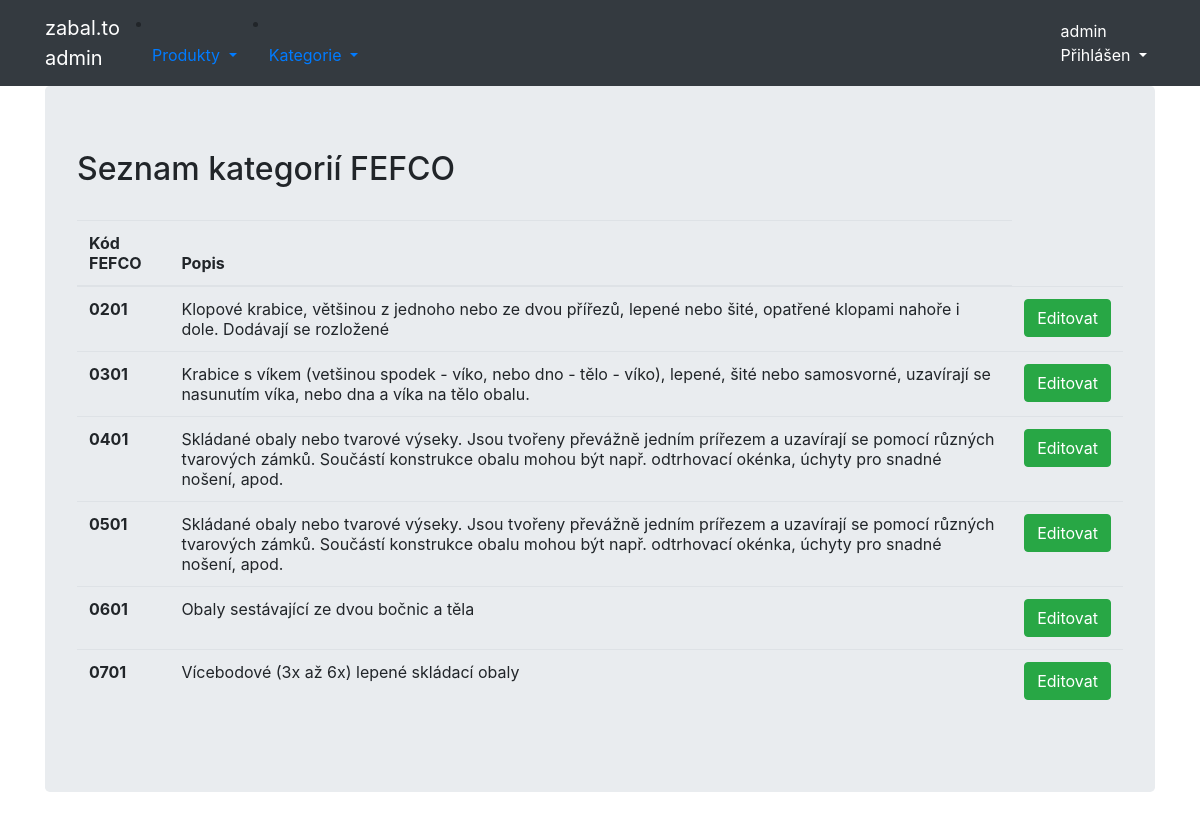
/utils/fefco (signed in), run on the app's committed database.
### utils/models.py (models this page shows, shortened)
class Fefco(Model):
    fefco_code = IntegerField(primary_key=True)
    description = CharField(max_length=500)

### utils/views.py (the view, shortened to what this page needs)
# urls.py: path('utils/fefco', FefcoListView.as_view(), name='fefco'),
class FefcoListView(PermissionRequiredMixin, LoginRequiredMixin, ListView):
    template_name = 'fefco_list.html'
    model = Fefco
    permission_required = 'utils.utils'

### utils/templates/fefco_list.html
{% extends "base.html" %}
{% block content %}
    <h2>Seznam kategorií FEFCO</h2><br>
    <table class="table">
      <thead>
        <tr>
          <th scope="col">Kód FEFCO</th>
          <th scope="col">Popis</th>
        </tr>
      </thead>
      <tbody>
                {% for fefco in object_list %}
                    <tr>
                      <th scope="row">0{{ fefco.fefco_code}}</th>
                      <td>{{ fefco.description }}</td>
                           <th scope="row">
                            <a class="btn btn-success btm-sm" href="{% url 'fefco_update' pk=fefco.fefco_code %}">Editovat</a>
                           </th>
                    </tr>
                {% endfor %}
        </tbody>
    </table>
{% endblock %}

### utils/templates/base.html (shortened to what this page needs)
<html>
  <head>
    <link rel="stylesheet" href="https://stackpath.bootstrapcdn.com/bootstrap/4.2.1/css/bootstrap.min.css">
  </head>
  <body>
    <nav class="navbar navbar-expand-lg navbar-dark bg-dark">
      <div class="container fixed">
        <a class="navbar-brand" href="/">zabal.to<br> admin</a>
        <div class="collapse navbar-collapse" id="navbarNavAltMarkup">
          <li class="nav-item dropdown">
            <a class="nav-link dropdown-toggle" href="#" id="navbarDropdown" role="button" data-toggle="dropdown" aria-haspopup="true" aria-expanded="false">
              Produkty
            </a>
          </li>
          <li class="nav-item dropdown">
            <a class="nav-link dropdown-toggle" href="#" id="Category" role="button" data-toggle="dropdown" aria-haspopup="true" aria-expanded="false">
              Kategorie
            </a>
          </li>
        </div>
            <div class="navbar-nav ml-auto">
                  <div class="nav-item dropdown">
                    {% if user.is_authenticated %}
                      <a class="nav-link active dropdown-toggle" href="#" data-toggle="dropdown">
                        {% if user.first_name %}{{ user.first_name }} <br> Přihlášen
                        {% else %}{{ user.username }} <br> Přihlášen{% endif %}
                      </a>
                    {% endif %}
                  </div>
            </div>
      </div>
    </nav>
    <div class="container">
      <div class="jumbotron">
          {% block content %}{% endblock %}
      </div>
    </div>
  </body>
</html>

### data on the page
Fefco: fefco_code "201", description "Klopové krabice, většinou z jednoho nebo ze dvou přířezů, lepené nebo šité, opatřené klopami nahoře i dole. Dodávají se rozložené"
Fefco: fefco_code "301", description "Krabice s víkem (vetšinou spodek - víko, nebo dno - tělo - víko), lepené, šité nebo samosvorné, uzavírají se nasunutím víka, nebo dna a víka na tělo obalu."
Fefco: fefco_code "401", description "Skládané obaly nebo tvarové výseky. Jsou tvořeny převážně jedním prířezem a uzavírají se pomocí různých tvarových zámků. Součástí konstrukce obalu mohou být např. odtrhovací okénka, úchyty pro snadné nošení, apod."
Fefco: fefco_code "501", description "Skládané obaly nebo tvarové výseky. Jsou tvořeny převážně jedním prířezem a uzavírají se pomocí různých tvarových zámků. Součástí konstrukce obalu mohou být např. odtrhovací okénka, úchyty pro snadné nošení, apod."
Fefco: fefco_code "601", description "Obaly sestávající ze dvou bočnic a těla"
Fefco: fefco_code "701", description "Vícebodové (3x až 6x) lepené skládací obaly"

### other printed values
{{ user.username }} "admin"
